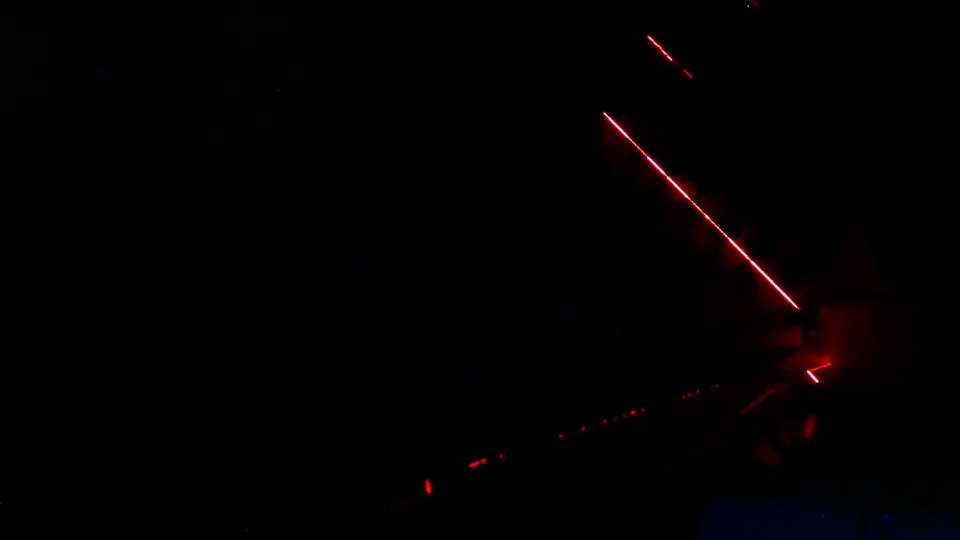
#> input picture camera/chess/laser01.jpg, 1920 x 1080 px (shown at 1/2 size); its folder holds only this picture in this run
$ python '批处理求解激光线方程.py'   (older library calls are emulated)
#> lines starting #> are read from the running program, lines starting #| are printed output that depends on the picture; after the words box and inside, x2 and y2 are one past the last pixel; in counts of white or black regions, pixels touching at a corner belong together; long printed decimals are rounded
#> further down, img is the input picture: shape (1080, 1920, 3); mean B, G, R 1.5, 1.2, 3
### OpenCV边缘提取与ROI/GetMaxRegion.py
import numpy as np
import cv2

def getmaxRectThresh(gray):
    """
    通过阈值二值化来获取轮廓区域
    :param gray:input image
    :return: ROI rect
    """
    ret, thresh = cv2.threshold(gray, 0, 255, cv2.THRESH_BINARY | cv2.THRESH_OTSU)
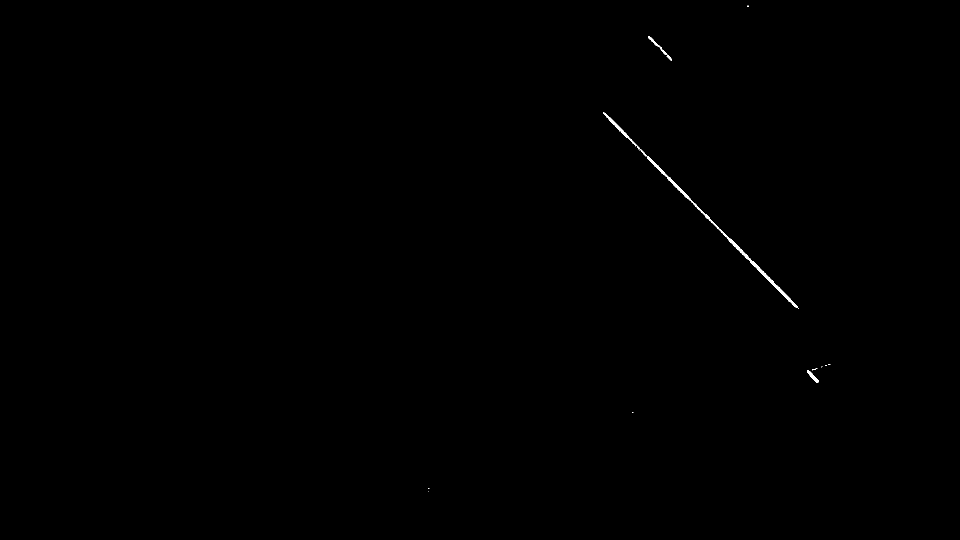
#> thresh: shape (1080, 1920) (shown at 1/2 size); 0.14% white; 12 white regions (9 under 20 px), largest, box (x1, y1, x2, y2) and area: (1207, 224, 1596, 616) 2410, (1296, 72, 1344, 121) 226, (1614, 741, 1637, 765) 184
#> ret = 98
    # ---------------------
    kernel_dilate = np.ones((10,10),np.uint8)
    kernel = np.ones((20, 20), np.uint8)
    dilatetion = cv2.dilate(thresh,kernel_dilate)
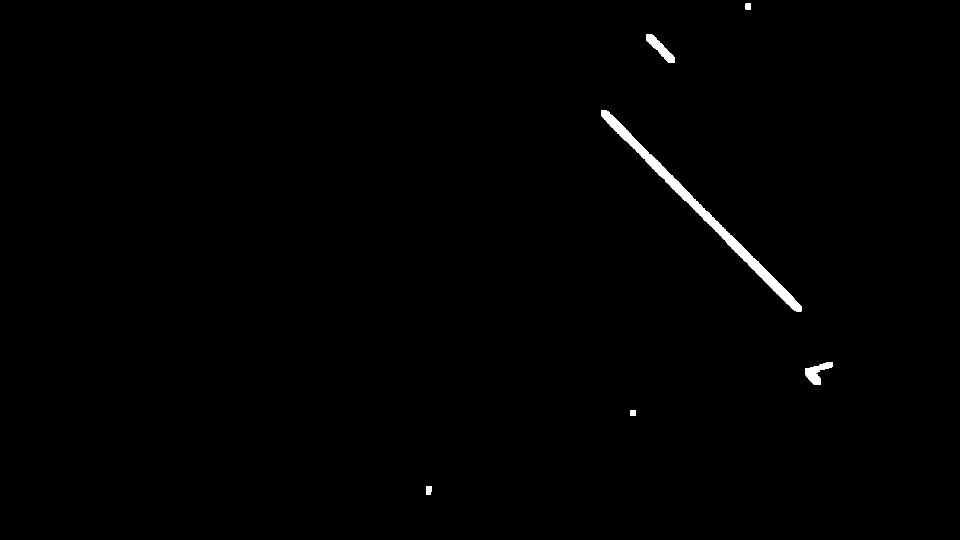
#> dilatetion: shape (1080, 1920) (shown at 1/2 size); 0.6% white; 6 white regions, box (x1, y1, x2, y2) and area: (1203, 220, 1603, 623) 9588, (1292, 68, 1349, 126) 1186, (1610, 724, 1666, 770) 1166, (852, 972, 864, 989) 191, (1491, 7, 1502, 19) 132, (1260, 821, 1272, 831) 120
    morph = cv2.morphologyEx(dilatetion, cv2.MORPH_CLOSE, kernel)
#> morph: shape (1080, 1920); 0.61% white; 6 white regions
    _, contours, hierarchy = cv2.findContours(morph, cv2.RETR_EXTERNAL, cv2.CHAIN_APPROX_SIMPLE)
#> contours = 6 contours; box (x1, y1, x2, y2) and area: (1204, 221, 1604, 624) 9071, (1611, 725, 1667, 771) 1166, (1293, 69, 1350, 127) 1105, (1492, 0, 1503, 20) 190, (853, 973, 865, 990) 164, (1261, 822, 1273, 832) 99
    max_region = 0
    max_rect = []
    for obj in contours:
        x,y,w,h = cv2.boundingRect(obj)
        region = w*h
        if region>max_region:
            max_region = region
            max_rect= [x,y,w,h]
#> this loop made 6 passes
#> (x, y, w, h, region, max_region) on passes 1, 3, 4: (853, 973, 12, 17, 204, 204), (1611, 725, 56, 46, 2576, 2576), (1204, 221, 400, 403, 161200, 161200)
#> (obj, x, y, w, h, region) on passes 2, 6: ([[1261, 822], [1261, 831], [1272, 831], [1272, 822]], 1261, 822, 12, 10, 120), ([[1492, 0], [1492, 19], [1502, 19], [1502, 0]], 1492, 0, 11, 20, 220)
#> after the loop, max_region = 161200
        #vertices = cv2.boxPoints(rotatedRect)
    return max_rect
# [24 lines left out: function getmaxRectEdge, not called in this run]

### OpenCV中心线提取/ExtCenterPts.py
import cv2
import numpy as np
# [9 lines left out: function ExtCenter, not called in this run]
def ExtremeCenter(gray,left= 0,right=0) :
    """
    return center points
    :param gray:input image
    :param left: left bounding
    :param right: right bounding
    :return: center point
    """
    row, col = gray.shape
    if left==0 and right==0:
        right = col
    #gray = cv2.cvtColor(,cv2.COLOR_BGR2GRAY)
    points= []
    print(col)
    #newimage = np.zeros((row,col),np.uint8)
    for i in range(col):
        if i>=left and i<=right:
            Prow = np.argmax(gray[:,i])
            points.append([i,Prow])
    return points

### OpenCV相机标定/FitLine.py
from scipy.optimize import leastsq
def residuals(p,Y,X):
    k,b = p
    return Y-(k*X+b)
def getFitline(points):
    """
    :param points:2-D ndarray
    :return:k,b
    """
    X = points[:,0]
    Y = points[:,1]
    p = [-2.,0]
    r = leastsq(residuals,p,args=(Y,X))
    return r[0]

### OpenCV边缘提取与ROI/批处理求解激光线方程.py
import cv2
import numpy as np
from OpenCV中心线提取.ExtCenterPts import ExtremeCenter
from OpenCV相机标定.FitLine import getFitline
from OpenCV边缘提取与ROI.GetMaxRegion import getmaxRectThresh
import glob


params = []
fnames = glob.glob("../camera/chess/la*.jpg")
for i,fname in enumerate(fnames):
    #fname = os.path.abspath(fname)
    img = cv2.imread(fname)
    print(fname)
    gray = cv2.cvtColor(img,cv2.COLOR_BGR2GRAY)
    #------------------------------------
    x,y,w,h = getmaxRectThresh(gray)
#> x = 1204; y = 221; w = 400; h = 403
    cv2.rectangle(img,(x,y),(x+w,y+h),[255,0,0],1)
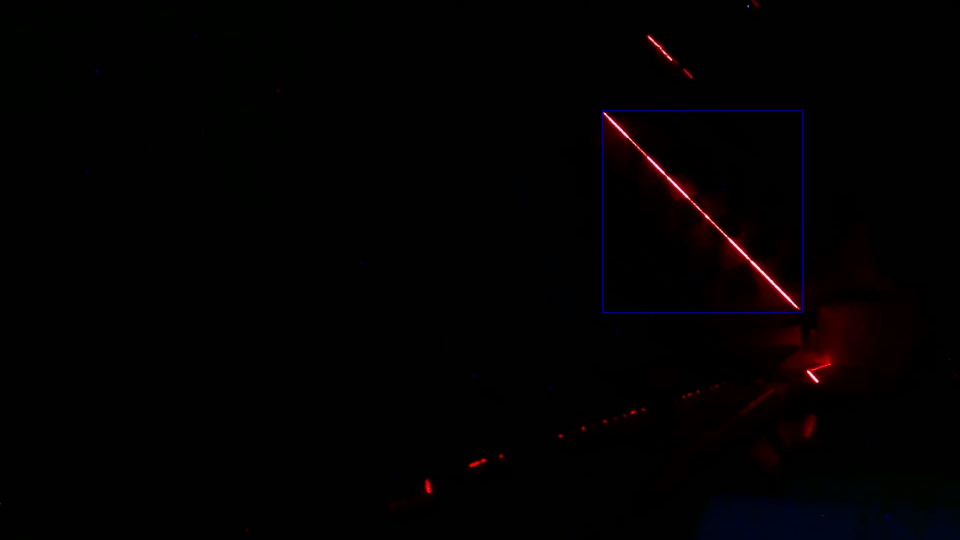
#> img: shape (1080, 1920, 3) (shown at 1/2 size); 0.08% of pixels changed, all inside (x1, y1, x2, y2) = (1204, 221, 1605, 625)
    # ----------------------
    mask = np.zeros(img.shape[:2],np.uint8)
    mask[y:(y+h),x:(x+w)]=255
    ROI = gray[y:(y+h),x:(x+w)]
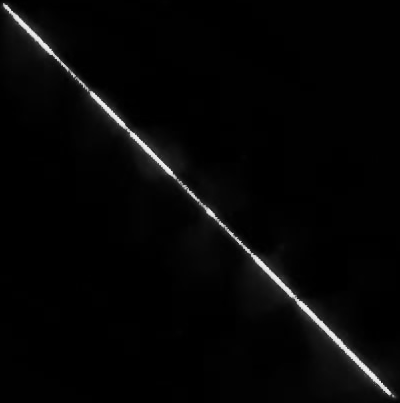
#> ROI: shape (403, 400); min 0, max 245, mean 6.3
    points = np.array(ExtremeCenter(ROI,20,w-20))+[x,y]
#| 400
#> the loop in ExtremeCenter, `for i in range(col):` made 400 passes
#> Prow on passes 21 to 32: 21, 22, 22, 23, 24, 25, 26, 27, 30, 29, 30, 31
#> after the loop in ExtremeCenter, `for i in range(col):`: points = 361 pairs, first value 20 to 380, second value 21 to 384
#> points = 361 pairs, first value 1224 to 1584, second value 242 to 605
    k,b = getFitline(points)
#> in getFitline, `X = points[:,0]`: X = 361 values from 1224 to 1584
#> in getFitline, `Y = points[:,1]`: Y = 361 values, max 605 at index 360, min 242 at index 0, mean 422.9
#> in getFitline, `r = leastsq(residuals,p,args=(Y,X))`: r = ([1.01, -990.9], 2)
#> k = 1.01; b = -990.9
    #-------------------------
    print(k,b)
#| 1.007 -990.950
    params.append([k,b])
    #parapath = "../pose/laserpara0"+str(i+1)
    #np.savez(parapath,k = k,b = b)
    #------------------------
    point1 = (0,int(b))
#> point1 = (0, -990)
    point2 = (2000,int(2000*k+b))
#> point2 = (2000, 1023)
    cv2.line(img,point1,point2,[0,255,0],1)
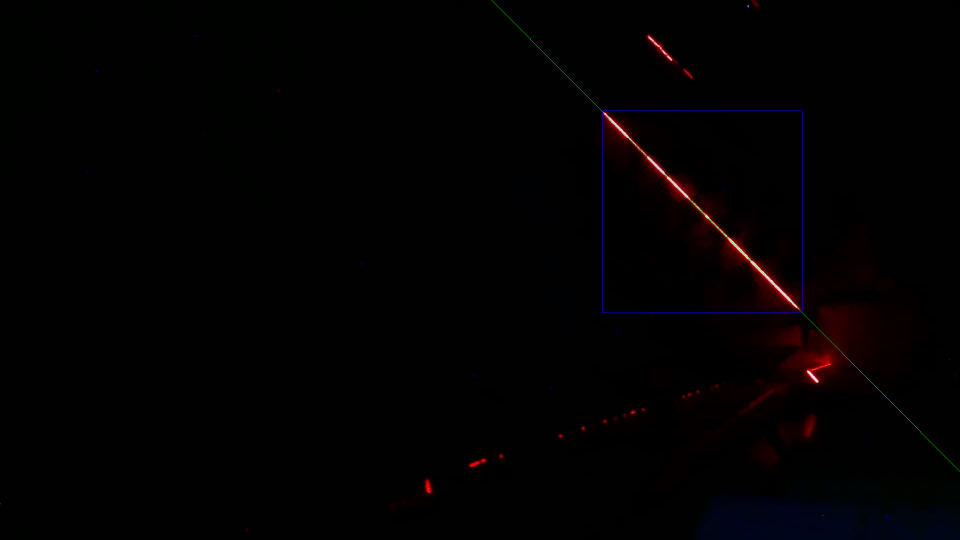
#> img: shape (1080, 1920, 3) (shown at 1/2 size); 0.05% of pixels changed, all inside (x1, y1, x2, y2) = (983, 0, 1920, 943)
    cv2.imshow(fname,img)
#cv2.imshow("ROI",ROI)
print(params)
#| [[1.007, -990.950]]
np.savez("../camera/laserparams",params = params)
cv2.waitKey(0)

$ run again, on camera/chess/laser03.jpg
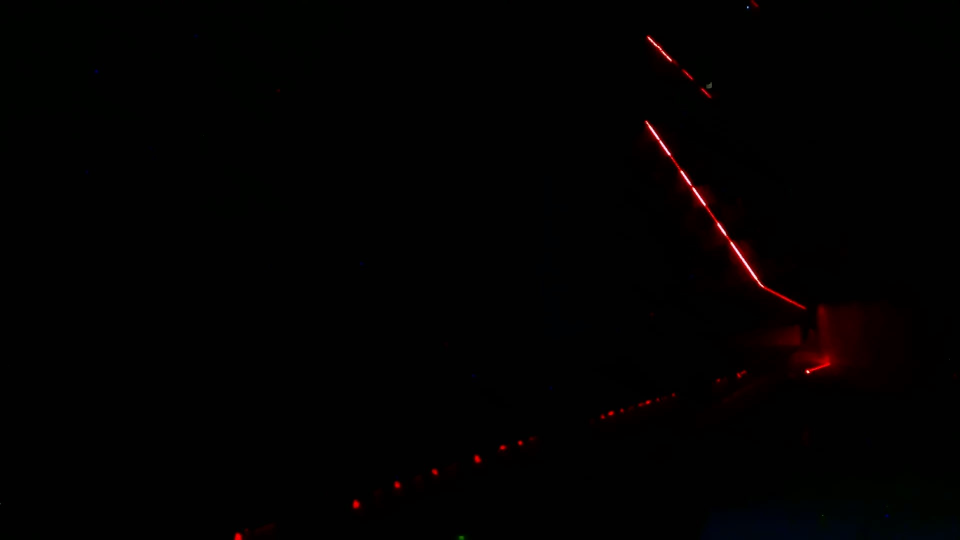
#> input picture camera/chess/laser03.jpg, 1920 x 1080 px (shown at 1/2 size)
#> img is the input picture: shape (1080, 1920, 3); mean B, G, R 1.2, 1.2, 2.4
#> in getmaxRectThresh, `ret, thresh = cv2.threshold(gray, 0, 255, cv2.THRESH_BINARY | cv2.THRE..`:
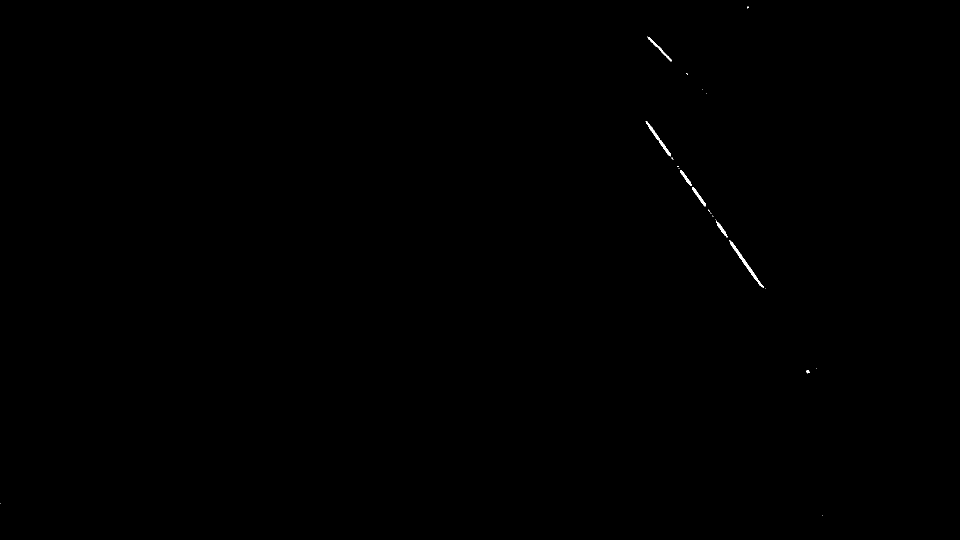
#> thresh: shape (1080, 1920) (shown at 1/2 size); 0.09% white; 25 white regions (18 under 20 px), largest, box (x1, y1, x2, y2) and area: (1459, 480, 1528, 576) 543, (1291, 242, 1342, 313) 384, (1295, 73, 1344, 123) 234
#> ret = 98
#> dilatetion: shape (1080, 1920); 0.42% white; 10 white regions, largest, box (x1, y1, x2, y2) and area: (1351, 328, 1537, 582) 4932, (1287, 238, 1352, 325) 1678, (1291, 69, 1349, 128) 1212
#> morph: shape (1080, 1920); 0.43% white; 8 white regions
#> contours = 8 contours; box (x1, y1, x2, y2) and area: (1288, 239, 1538, 583) 6186, (1292, 70, 1350, 129) 1134, (1610, 734, 1639, 753) 317, (1491, 0, 1503, 23) 230, (1402, 176, 1419, 193) 159, (1370, 143, 1382, 156) 128, (1642, 1027, 1652, 1037) 81, (0, 1004, 7, 1014) 54
#> the loop in getmaxRectThresh, `for obj in contours:` made 8 passes
#> (obj, x, y, w, h, region, max_region) on pass 1: ([[1642, 1027], [1642, 1036], [1651, 1036], [1651, 1027]], 1642, 1027, 10, 10, 100, 100)
#> after the loop in getmaxRectThresh, `for obj in contours:`: max_region = 86000
#> `x,y,w,h = getmaxRectThresh(gray)`: x = 1288; y = 239; w = 250; h = 344
#| 250
#> the loop in ExtremeCenter, `for i in range(col):` made 250 passes
#> Prow on passes 21 to 28: 27, 26, 31, 30, 32, 34, 33, 37
#> after the loop in ExtremeCenter, `for i in range(col):`: points = 211 pairs, first value 20 to 230, second value 26 to 326
#> `points = np.array(ExtremeCenter(ROI,20,w-20))+[x,y]`: points = 211 pairs, first value 1308 to 1518, second value 265 to 565
#> X = 211 values from 1308 to 1518
#> Y = 211 values, max 565 at index 209, min 265 at index 1, mean 414.3
#> r = ([1.43, -1604], 3)
#> k = 1.43; b = -1604
#| 1.428 -1604.016
#> point1 = (0, -1604)
#> point2 = (2000, 1252)
#> `cv2.line(img,point1,point2,[0,255,0],1)`:
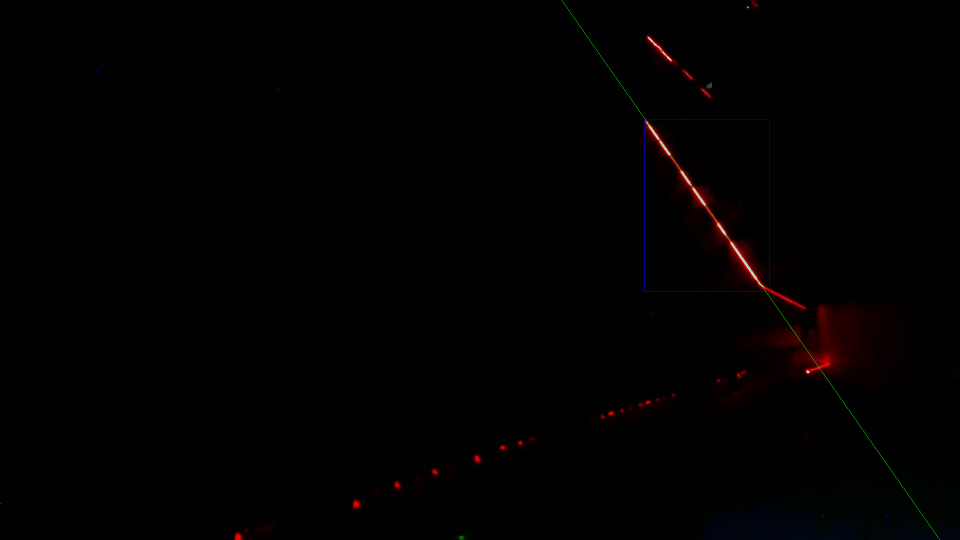
#> img: shape (1080, 1920, 3) (shown at 1/2 size); mean B, G, R 1.3, 1.3, 2.4
#| [[1.428, -1604.016]]
